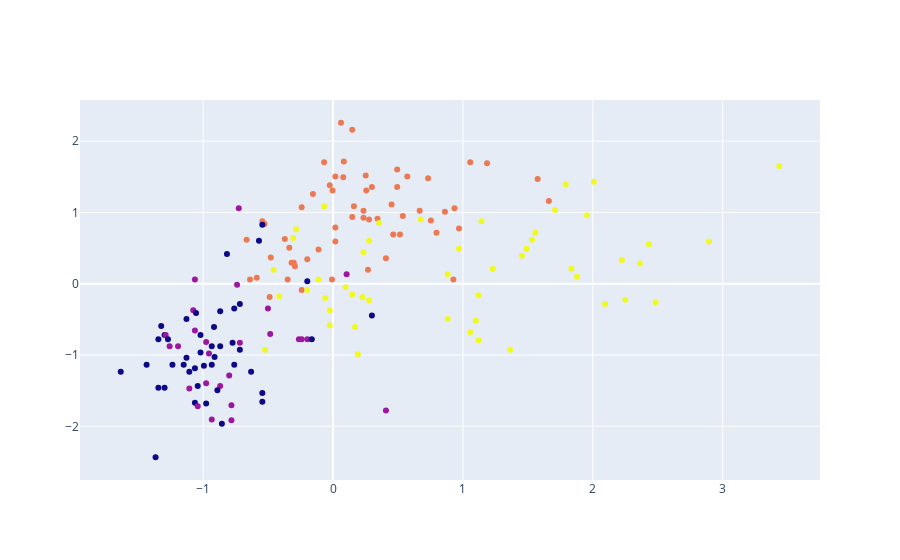

The cell this chart's notebook holds for it:
### Code cell
trace1 = go.Scatter(x = dados_normalizados['Intensidade_de_cor'], y  = dados_normalizados['Alcool'],
                    mode = 'markers', marker= dict(color = agrupador.labels_.astype(np.float)),
                    text=labels)

traces = [trace1]

fig = go.Figure(traces)
fig.show()

### Figure 1 — Plotly figure (JSON) as saved in the notebook; plotly's stock layout.template omitted (floating-point values rounded to 4 significant figures; data arrays with more than 128 entries replaced by an {"elided": "..."} marker saying what was removed)
{"data": [{"marker": {"color": {"elided": "178 int values"}}, "mode": "markers", "text": {"elided": "178 int values"}, "type": "scatter", "x": {"elided": "178 float values"}, "y": {"elided": "178 float values"}}], "layout": {}}
